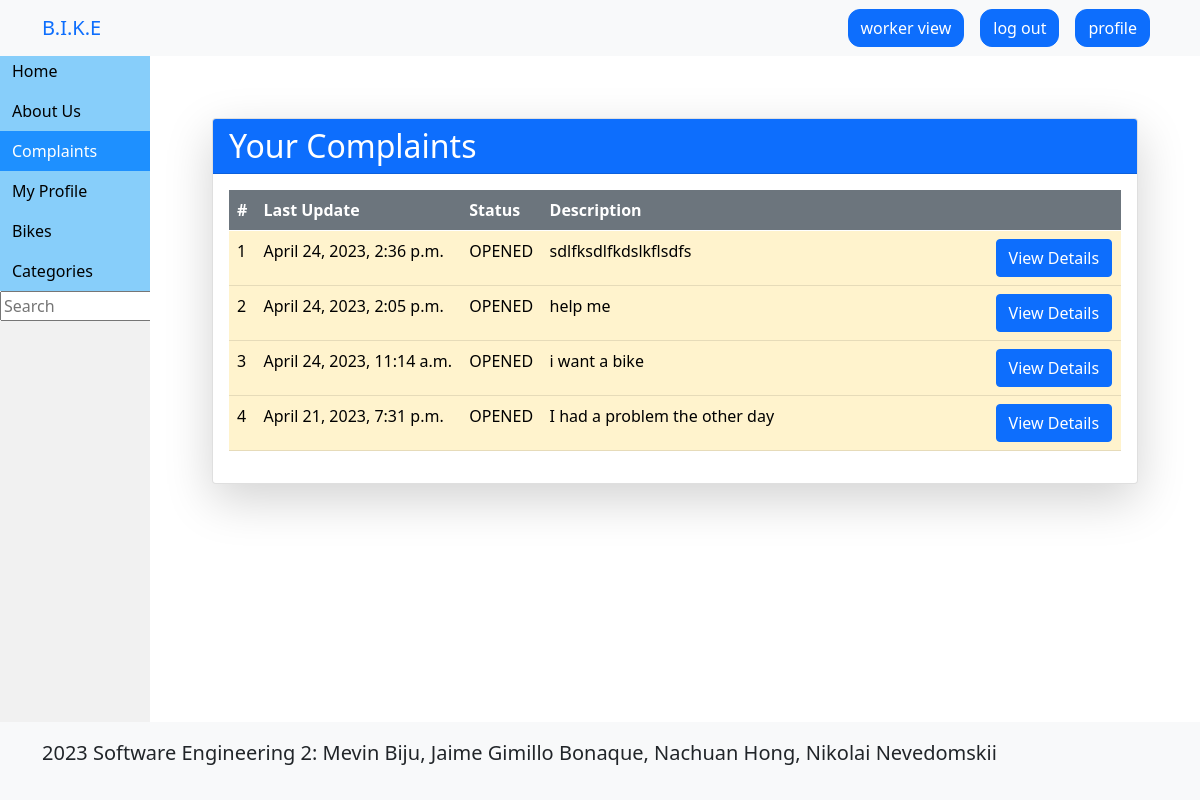
Page /complaints/ (signed in) on the committed database.
### bike/models.py (models this page shows, shortened)
class Complaint(models.Model):
    id = models.UUIDField(primary_key=True, default=uuid.uuid4, editable=False)
    lastUpdate = models.DateTimeField(default=now)
    customer = models.ForeignKey(User, related_name='customer_complaint', on_delete=models.CASCADE)
    worker = models.ForeignKey(User, related_name='worker_complaint', on_delete=models.SET_NULL, null=True)
    mechanic = models.ForeignKey(User, related_name='mechanic_complaint', on_delete=models.SET_NULL, null=True)
    description = models.CharField(max_length=256)
    status = models.CharField(
        _('status'), default=ComplaintStatus.UNATTACHED.name, choices=ComplaintStatus.choices(), max_length=32
    )
    class Meta:
        ordering = ['-lastUpdate']

### bike/views.py (the view)
# urls.py: path('complaints/', views.complaints_request, name='complaints'),
def complaints_request(request):
    user = get_user(request)
    if not user:
        return redirect('login')
    if user.is_worker():
        return render(request, 'complaints/base_complaints.html',
                      {'complaints': Complaint.objects.filter(worker=user)})
    if user.is_mechanic():
        return render(request, 'complaints/base_complaints.html',
                      {'complaints': Complaint.objects.filter(mechanic=user)})
    return render(request, 'complaints/customer_complaints.html',
                  {'complaints': Complaint.objects.filter(customer=user)})

### bike/models.py (called while the page is built)
    def is_worker(self):
        return self.groups.filter(name='worker').exists()

### bike/views.py (called while the page is built)
def get_user(request):
    if not request.user.is_authenticated:
        messages.error(request, 'You are must login to perform some actions.')
        return None
    return User.objects.get(username=request.user.username)

### templates/complaints/base_complaints.html (shortened to what this page needs)
{% extends 'base.html' %}
{% block content %}
	<div class="container mt-5">
		<div class="row justify-content-center">
			<div class="col-lg-12 col-md-12">
				<div class="card shadow-lg">
					<div class="card-header bg-primary text-white">
						<h2 class="mb-0">Your Complaints</h2>
					</div>
					<div class="card-body">
						<div class="table-responsive">
							<table class="table table-hover ">
								<thead class="bg-secondary text-white">
									<tr>
										<th scope="col">#</th>
										<th scope="col">Last Update</th>
										<th scope="col">Status</th>
										<th class="w-50" scope="col">Description</th>
										<th scope="col"></th>
									</tr>
								</thead>
								<tbody>
									{% for complaint in complaints %}
										{% if complaint.status != 'CLOSED' or complaint.worker == user %}
											<tr class="
												{% if complaint.status == 'UNATTACHED' %} table-secondary
												{% elif complaint.status == 'OPENED' %} table-warning
												{% else %} table-success
												{% endif %}">
												<td>{{ forloop.counter }}</td>
												<td>{{ complaint.lastUpdate }}</td>
												<td>{{ complaint.status }}</td>
												<td>{{ complaint.description }}</td>
												<td><a href="{% url 'complaint' complaint.id %}" class="btn btn-primary">View Details</a></td>
											</tr>
										{% endif %}
									{% endfor %}
								</tbody>
							</table>
						</div>
					</div>
				</div>
			</div>
		</div>
	</div>
{% endblock %}

### static/css/base.css (style rules this page uses)
html,body { width: 100%; height: 100%; margin: 0; padding: 0; overflow-x: hidden; }

### rows in the picture
Complaint: lastUpdate "April 24, 2023, 2:36 p.m.", status "OPENED", description "sdlfksdlfkdslkflsdfs"
Complaint: lastUpdate "April 24, 2023, 2:05 p.m.", status "OPENED", description "help me"
Complaint: lastUpdate "April 24, 2023, 11:14 a.m.", status "OPENED", description "i want a bike"
Complaint: lastUpdate "April 21, 2023, 7:31 p.m.", status "OPENED", description "I had a problem the other day"
